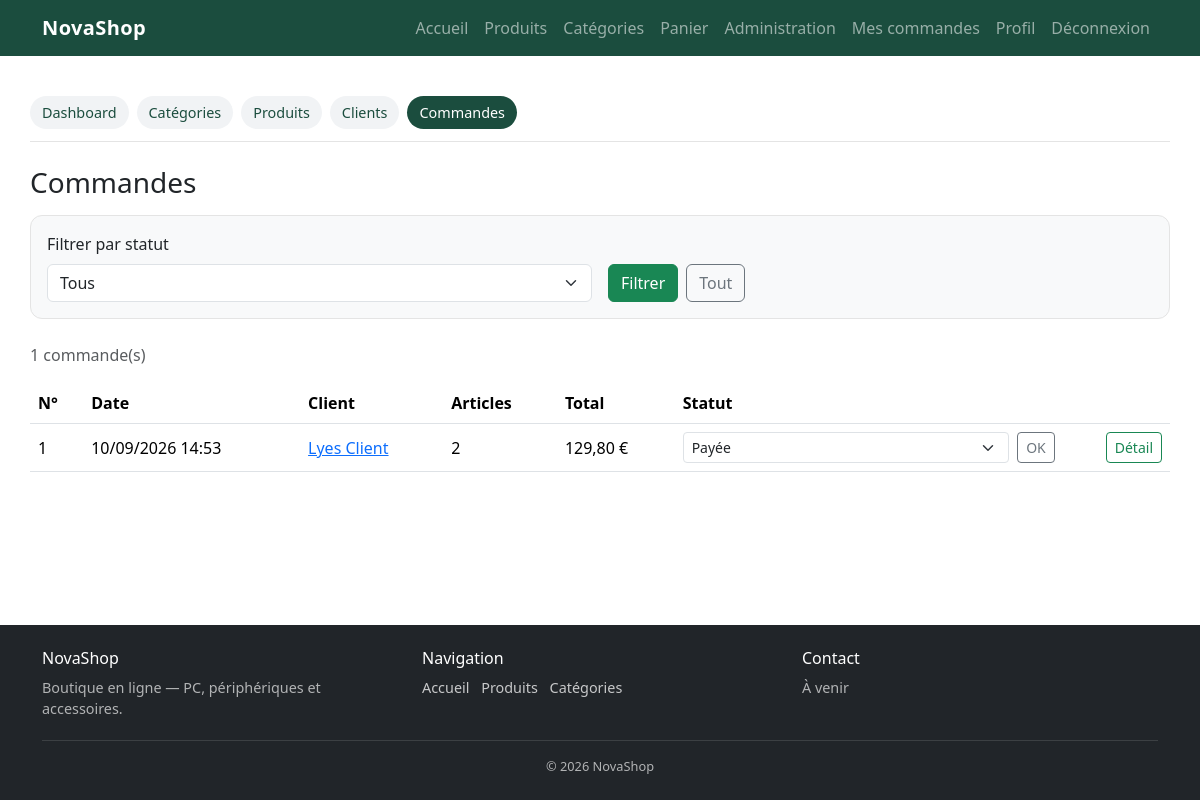
/admin/commandes.php (signed in), run on the app's committed database.
### tables this page shows
CREATE TABLE orders (
    id INT UNSIGNED AUTO_INCREMENT PRIMARY KEY,
    user_id INT UNSIGNED NOT NULL,
    total DECIMAL(10, 2) NOT NULL,
    adresse_livraison VARCHAR(255) NOT NULL,
    mode_paiement ENUM('carte', 'livraison') NOT NULL DEFAULT 'livraison',
    statut ENUM('en_attente', 'payee', 'expediee', 'livree', 'annulee')
        NOT NULL DEFAULT 'en_attente',
    created_at DATETIME NOT NULL DEFAULT CURRENT_TIMESTAMP,
    CONSTRAINT fk_orders_user
        FOREIGN KEY (user_id) REFERENCES users(id)
        ON UPDATE CASCADE
        ON DELETE RESTRICT
);

CREATE TABLE users (
    id INT UNSIGNED AUTO_INCREMENT PRIMARY KEY,
    prenom VARCHAR(100) NOT NULL,
    nom VARCHAR(100) NOT NULL,
    email VARCHAR(150) NOT NULL UNIQUE,
    telephone VARCHAR(30) NOT NULL,
    adresse VARCHAR(255) NOT NULL,
    mot_de_passe VARCHAR(255) NOT NULL,
    role ENUM('admin', 'client') NOT NULL DEFAULT 'client',
    created_at DATETIME NOT NULL DEFAULT CURRENT_TIMESTAMP
);

### includes/functions.php (called while the page is built, shortened)
<?php
function e(?string $value): string
{
    return htmlspecialchars($value ?? '', ENT_QUOTES, 'UTF-8');
}

### includes/catalogue.php (called while the page is built, shortened)
<?php
function formatPrix(string|float $prix): string
{
    return number_format((float) $prix, 2, ',', ' ') . ' €';
}
function libelleStatut(string $statut): string
{
    return match ($statut) {
        'en_attente' => 'En attente de paiement',
        'payee' => 'Payée',
        'expediee' => 'Expédiée',
        'livree' => 'Livrée',
        'annulee' => 'Annulée',
        default => $statut,
    };
}

### admin/bootstrap.php (called while the page is built, shortened)
<?php
require_once __DIR__ . '/../includes/functions.php';
require_once __DIR__ . '/../includes/catalogue.php';
function statutsCommande(): array
{
    return ['en_attente', 'payee', 'expediee', 'livree', 'annulee'];
}

### admin/commandes.php (the view, shortened to what this page needs)
<?php
require_once __DIR__ . '/bootstrap.php';
$sql = 'SELECT o.id, o.total, o.statut, o.mode_paiement, o.created_at,
               u.id AS client_id, u.prenom, u.nom,
               COUNT(oi.id) AS nb_lignes
        FROM orders o
        INNER JOIN users u ON u.id = o.user_id
        LEFT JOIN order_items oi ON oi.order_id = o.id';
$params = [];
$sql .= ' GROUP BY o.id, o.total, o.statut, o.mode_paiement, o.created_at, u.id, u.prenom, u.nom
          ORDER BY o.created_at DESC, o.id DESC';
$stmt = $pdo->prepare($sql);
$stmt->execute($params);
$commandes = $stmt->fetchAll();
require __DIR__ . '/../includes/header.php';
require __DIR__ . '/nav.php';
?>
<h1 class="h3 mb-3">Commandes</h1>
<form class="filters mb-4" method="get" action="<?= e(ADMIN_URL) ?>/commandes.php">
    <div class="row g-3 align-items-end">
        <div class="col-12 col-md-6">
            <label class="form-label" for="statut">Filtrer par statut</label>
            <select class="form-select" id="statut" name="statut">
                <option value="">Tous</option>
            </select>
        </div>
        <div class="col-12 col-md-6 d-flex gap-2">
            <button class="btn btn-success" type="submit">Filtrer</button>
            <a class="btn btn-outline-secondary" href="<?= e(ADMIN_URL) ?>/commandes.php">Tout</a>
        </div>
    </div>
</form>
<p class="text-muted"><?= e((string) count($commandes)) ?> commande(s)</p>
<?php if ($commandes === []): ?>
    <div class="alert alert-secondary">Aucune commande pour ce filtre.</div>
<?php else: ?>
    <div class="table-responsive">
        <table class="table align-middle">
            <thead>
                <tr>
                    <th scope="col">N°</th>
                    <th scope="col">Date</th>
                    <th scope="col">Client</th>
                    <th scope="col">Articles</th>
                    <th scope="col">Total</th>
                    <th scope="col">Statut</th>
                    <th scope="col"><span class="visually-hidden">Détail</span></th>
                </tr>
            </thead>
            <tbody>
                <?php foreach ($commandes as $commande): ?>
                    <tr>
                        <td><?= e((string) $commande['id']) ?></td>
                        <td><?= e(date('d/m/Y H:i', strtotime((string) $commande['created_at']))) ?></td>
                        <td>
                            <a href="<?= e(ADMIN_URL) ?>/client.php?id=<?= e((string) $commande['client_id']) ?>">
                                <?= e($commande['prenom'] . ' ' . $commande['nom']) ?>
                            </a>
                        </td>
                        <td><?= e((string) $commande['nb_lignes']) ?></td>
                        <td><?= e(formatPrix($commande['total'])) ?></td>
                        <td>
                            <form class="d-flex gap-2" method="post" action="<?= e(ADMIN_URL) ?>/commandes.php">
                                <select class="form-select form-select-sm" name="statut"
                                        aria-label="Statut de la commande <?= e((string) $commande['id']) ?>">
                                    <?php foreach (statutsCommande() as $statut): ?>
                                        <option value="<?= e($statut) ?>" <?= $commande['statut'] === $statut ? 'selected' : '' ?>>
                                            <?= e(libelleStatut($statut)) ?>
                                        </option>
                                    <?php endforeach; ?>
                                </select>
                                <button class="btn btn-outline-secondary btn-sm" type="submit">OK</button>
                            </form>
                        </td>
                        <td class="text-end">
                            <a class="btn btn-outline-success btn-sm"
                               href="<?= e(ADMIN_URL) ?>/commande.php?id=<?= e((string) $commande['id']) ?>">
                                Détail
                            </a>
                        </td>
                    </tr>
                <?php endforeach; ?>
            </tbody>
        </table>
    </div>
<?php endif; ?>
<?php require __DIR__ . '/../includes/footer.php'; ?>

### public/css/style.css (style rules this page uses)
.filters { border: 1px solid #e4e4e4; border-radius: 0.75rem; padding: 1rem; background: #f8f9fa; }

### data on the page
orders: id "1", created_at "10/09/2026 14:53", user.nom "Lyes Client", nb_lignes "2", total "129,80 €"

### other printed values
$libelle "Dashboard"
$libelle "Catégories"
$libelle "Produits"
$libelle "Clients"
$libelle "Commandes"
count($commandes) "1"
form field statut "Payée"
